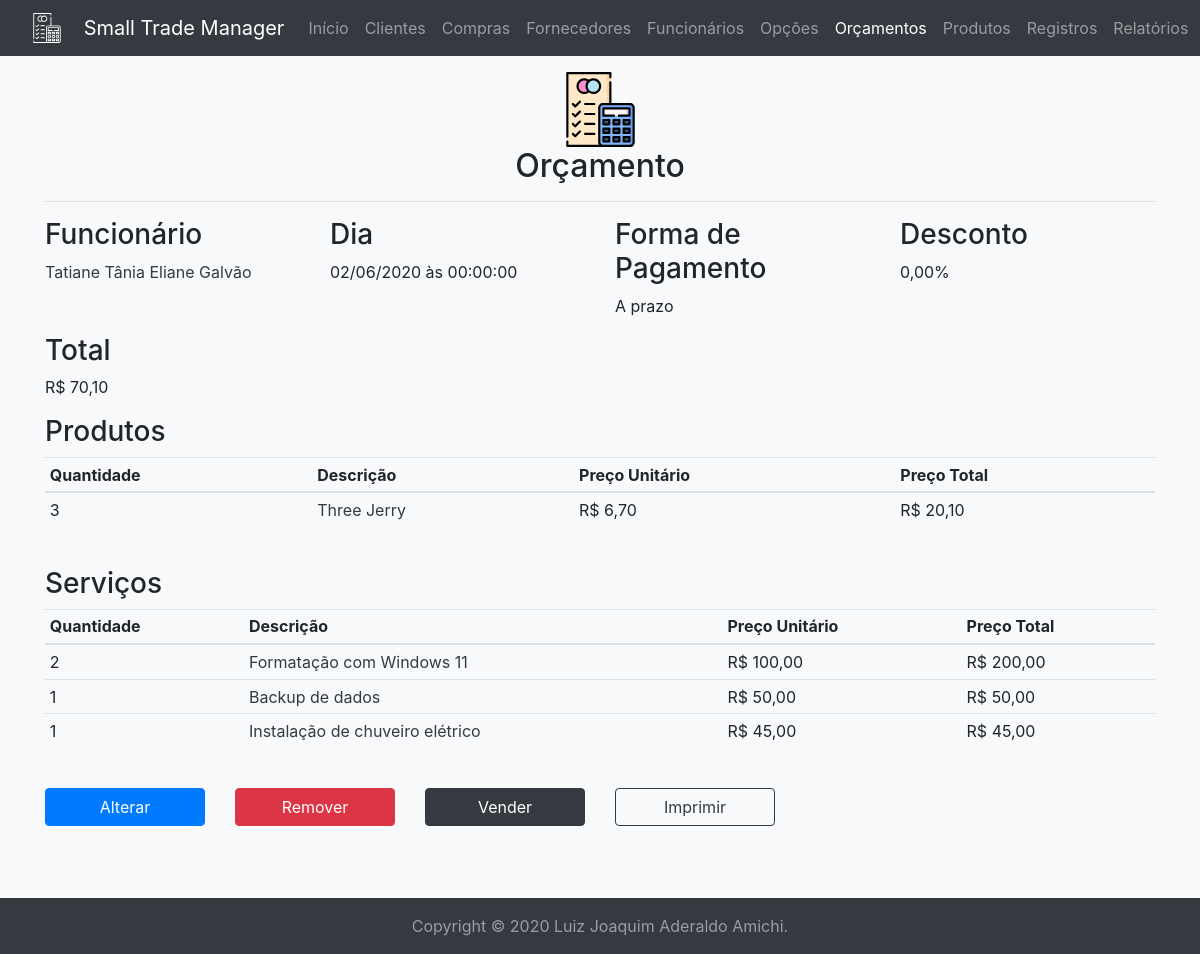
The page /budget/view/?id=2 (signed in) on the database its author committed.
### tables this page shows
create table if not exists employees (
	id int unsigned auto_increment not null primary key,
	name varchar(32) character set 'utf8' not null,
	surname varchar(32) character set 'utf8' not null,
	alias varchar(32) character set 'utf8' not null unique,
	password varchar(32) character set 'utf8' not null,
	rg char(9) character set 'utf8' null unique,
	cpf char(11) character set 'utf8' not null unique,
	birthday date not null,
	postal_code char(8) character set 'utf8' null,
	district varchar(32) character set 'utf8' null,
	city varchar(64) character set 'utf8' not null,
	state char(2) character set 'utf8' not null,
	address varchar(64) character set 'utf8' not null,
	number int unsigned not null,
	complement varchar(32) character set 'utf8' null,
	email varchar(32) character set 'utf8' not null unique,
	phone char(10) character set 'utf8' null,
	cell_phone char(11) character set 'utf8' null unique,
	sex char(1) character set 'utf8' not null,
	note varchar(512) character set 'utf8' null,
	permission int unsigned not null unique,
	foreign key(permission) references permissions(id)
);

create table if not exists budgets (
	id int unsigned auto_increment not null primary key,
	employee int unsigned not null,
	day datetime not null,
	form_of_payment varchar(32) character set 'utf8' not null,
	discount float unsigned not null,
	total decimal(8,2) not null,
	foreign key(employee) references employees(id)
);

create table if not exists product_budget (
	id int unsigned auto_increment not null primary key,
	product int unsigned not null,
	budget int unsigned not null,
	quantity int unsigned not null,
	unit_price decimal(6,2) not null,
	foreign key(product) references products(id),
	foreign key(budget) references budgets(id)
);

create table if not exists products (
	id int unsigned auto_increment not null primary key,
	code int unsigned not null unique,
	name varchar(32) character set 'utf8' not null,
	provider int unsigned not null,
	unity varchar(4) character set 'utf8' not null,
	gross_price decimal(6,2) not null,
	net_price decimal(6,2) not null,
	minimum_stock int unsigned not null,
	maximum_stock int unsigned not null,
	amount int unsigned not null,
	weigth float unsigned not null,
	situation tinyint(1) unsigned not null,
	source tinyint(1) unsigned not null,
	foreign key(provider) references providers(id)
);

create table if not exists service_budget (
	id int unsigned auto_increment not null primary key,
	service int unsigned not null,
	budget int unsigned not null,
	quantity int unsigned not null,
	unit_price decimal(6,2) not null,
	foreign key(service) references services(id),
	foreign key(budget) references budgets(id)
);

create table if not exists services (
	id int unsigned auto_increment not null primary key,
	code int unsigned not null,
	name varchar(32) character set 'utf8' not null,
	type varchar(32) character set 'utf8' not null,
	price decimal(6,2) not null,
	workload time null
);

### mysql.php (called while the page is built, shortened)
<?php
$db = null;
function execute(string $query, ?object &$record=null): array|bool {
	global $db;
	$operation = strtolower(substr($query, 0, 6));
	$tuple = $record ? convert($record) : $record;
	$connection = $db ?? open();
	$stmt = null;
	if($connection) {
		try {
			if($operation == 'delete') {
				$queries = explode(';', $query);
				foreach($queries as $query) {
					if(!empty($query)) {
						$stmt = $connection->prepare($query);
						$stmt->execute();
					}
				}
			}
			elseif(in_array($operation, ['insert', 'select', 'update'])) {
				$stmt = $connection->prepare($query);
				$stmt->execute($tuple);
			}
			if($operation == 'select') {
				return $stmt->fetchAll(\PDO::FETCH_OBJ);
			}
			elseif(in_array($operation, ['delete', 'insert', 'update'])) {
				if($operation == 'insert' && $record) {
					$record->id = $connection->lastInsertId() ?: ($record->id ?? 0);
				}
				$commit = $connection->commit();
				return (bool) ($operation == 'delete' ? $commit : $stmt->rowCount());
			}
		}
		catch(\PDOException $e) {
			\util\history($e);
			if($operation == 'select') {
				return [];
			}
			elseif(in_array($operation, ['delete', 'insert', 'update'])) {
				$connection->rollBack();
				return false;
			}
		}
		finally {
			$connection = null;
		}
	}
	return false;
}
function open(): ?\PDO {
	global $db;
	if(!$db) {
		try {
			$db = new \PDO('mysql:host=' . MYSQL_HOST . ';dbname=' . MYSQL_SCHEMA, MYSQL_USER, MYSQL_PASSWORD);
			$db->setAttribute(\PDO::ATTR_ERRMODE, \PDO::ERRMODE_EXCEPTION);
			$db->setAttribute(\PDO::ATTR_DEFAULT_FETCH_MODE, \PDO::FETCH_OBJ);
			return $db;
		}
		catch(\PDOException $e) {
			\util\history($e);
			return null;
		}
	}
	return $db;
}

### controllers/budget.php (called while the page is built, shortened)
<?php
require_once __DIR__ . '/../mysql.php';
function beautify(object $tuple): object {
	$tuple->total = 'R$ ' . number_format($tuple->total, 2, ',', '.');
	$tuple->discount = number_format($tuple->discount * 100, 2, ',', '.') . '%';
	$tuple->day = substr($tuple->day, 8, 2) . '/' . substr($tuple->day, 5, 2) . '/' . substr($tuple->day, 0, 4) . ' às ' . substr($tuple->day, 11, 8);
	return $tuple;
}

### templates/budget/view.php (the view, shortened to what this page needs)
	<div class="container mb-5" id="content">
		<div class="my-3 text-center">
			<img alt="Orçamento" class="img-fluid mx-3" height="75" src="<?=BASE_URL?>img/budget-color.svg" width="75"/>
			<h2><?=PAGE_TITLE?></h2>
			<hr/>
		</div>
		<div class="row">
			<div class="col-md-3">
				<h3>Funcionário</h3>
				<p><a class="text-dark" href="<?=BASE_URL?>employee/view/?id=<?=$tuple->employee->id?>"><?=$tuple->employee->name?> <?=$tuple->employee->surname?></a></p>
			</div>
			<div class="col-md-3">
				<h3>Dia</h3>
				<p><?=$tuple->day?></p>
			</div>
			<div class="col-md-3">
				<h3>Forma de Pagamento</h3>
				<p><?=$tuple->form_of_payment?></p>
			</div>
			<div class="col-md-3">
				<h3>Desconto</h3>
				<p><?=$tuple->discount?></p>
			</div>
			<div class="col-md-3">
				<h3>Total</h3>
				<p><?=$tuple->total?></p>
			</div>
			<?php if($tuple->products): ?>
			<div class="col-md-12">
				<h3>Produtos</h3>
				<table class="table table-sm">
					<caption></caption>
					<thead>
						<tr>
							<th scope="col">Quantidade</th>
							<th scope="col">Descrição</th>
							<th scope="col">Preço Unitário</th>
							<th scope="col">Preço Total</th>
						</tr>
					</thead>
					<tbody>
						<?php foreach($tuple->products as $product): ?>
						<tr>
							<td><?=$product->quantity?></td>
							<td><a class="text-dark" href="<?=BASE_URL?>product/view/?id=<?=$product->id?>"><?=$product->name?></a></td>
							<td><?=$product->unit_price?></td>
							<td><?=$product->total_price?></td>
						</tr>
						<?php endforeach; ?>
					</tbody>
				</table>
			</div>
			<?php endif; ?>
			<?php if($tuple->services): ?>
			<div class="col-md-12">
				<h3>Serviços</h3>
				<table class="table table-sm">
					<caption></caption>
					<thead>
						<tr>
							<th scope="col">Quantidade</th>
							<th scope="col">Descrição</th>
							<th scope="col">Preço Unitário</th>
							<th scope="col">Preço Total</th>
						</tr>
					</thead>
					<tbody>
						<?php foreach($tuple->services as $service): ?>
						<tr>
							<td><?=$service->quantity?></td>
							<td><a class="text-dark" href="<?=BASE_URL?>service/view/?id=<?=$service->id?>"><?=$service->name?></a></td>
							<td><?=$service->unit_price?></td>
							<td><?=$service->total_price?></td>
						</tr>
						<?php endforeach; ?>
					</tbody>
				</table>
			</div>
			<?php endif; ?>
		</div>
		<div class="pb-3 row" id="buttons">
			<div class="col-md-2 mb-2">
				<a class="btn btn-block btn-primary" href="<?=BASE_URL . PAGE_NAME?>/update/?id=<?=$tuple->id?>">Alterar</a>
			</div>
			<div class="col-md-2 mb-2">
				<button class="btn btn-block btn-danger" data-target="#remove-modal" data-toggle="modal" type="button">Remover</button>
			</div>
			<div class="col-md-2 mb-2">
				<a class="btn btn-block btn-dark" href="<?=BASE_URL?>sale/insert/?budget=<?=$tuple->id?>">Vender</a>
			</div>
			<div class="col-md-2 mb-2">
				<button class="btn btn-block btn-outline-dark" id="print-content">Imprimir</button>
			</div>
		</div>
	</div>
</body>
</html>

### rows shown on the page
employees: name "Tatiane Tânia", surname "Eliane Galvão"
budgets: day "02/06/2020 às 00:00:00", form_of_payment "A prazo", discount "0,00%", total "R$ 70,10"
products: name "Three Jerry"
product_budget: quantity "3", unit_price "R$ 6,70", unit_price+quantity "R$ 20,10"
services: name "Formatação com Windows 11"
service_budget: quantity "2", unit_price "R$ 100,00", unit_price+quantity "R$ 200,00"
services: name "Backup de dados"
service_budget: quantity "1", unit_price "R$ 50,00", unit_price+quantity "R$ 50,00"
services: name "Instalação de chuveiro elétrico"
service_budget: quantity "1", unit_price "R$ 45,00", unit_price+quantity "R$ 45,00"

### other values the page prints
PAGE_TITLE "Orçamento"
